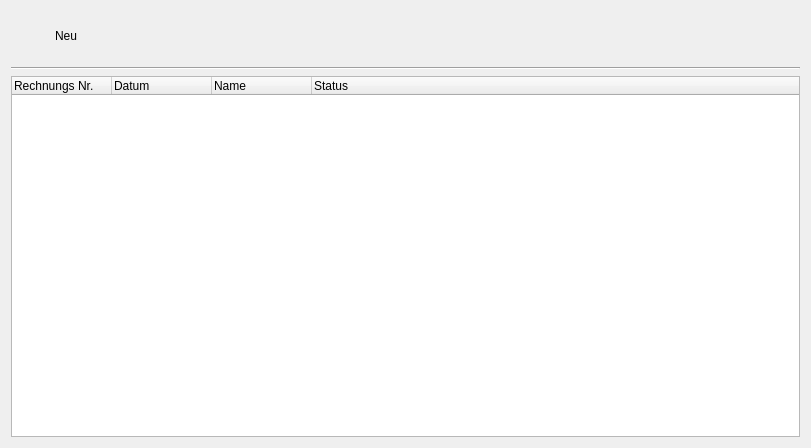
<?xml version="1.0" encoding="UTF-8"?>
<ui version="4.0">
 <class>Form</class>
 <widget class="QWidget" name="Form">
  <property name="geometry">
   <rect>
    <x>0</x>
    <y>0</y>
    <width>811</width>
    <height>448</height>
   </rect>
  </property>
  <property name="windowTitle">
   <string>Form</string>
  </property>
  <layout class="QVBoxLayout" name="verticalLayout">
   <item>
    <widget class="QToolButton" name="toolButton">
     <property name="minimumSize">
      <size>
       <width>110</width>
       <height>50</height>
      </size>
     </property>
     <property name="text">
      <string>      Neu      </string>
     </property>
     <property name="icon">
      <iconset resource="../../res.qrc">
       <normaloff>:/newPrefix/res/1318969217_stock_new-window.png</normaloff>:/newPrefix/res/1318969217_stock_new-window.png</iconset>
     </property>
     <property name="iconSize">
      <size>
       <width>40</width>
       <height>25</height>
      </size>
     </property>
     <property name="popupMode">
      <enum>QToolButton::DelayedPopup</enum>
     </property>
     <property name="toolButtonStyle">
      <enum>Qt::ToolButtonTextUnderIcon</enum>
     </property>
     <property name="autoRaise">
      <bool>true</bool>
     </property>
    </widget>
   </item>
   <item>
    <widget class="Line" name="line">
     <property name="orientation">
      <enum>Qt::Horizontal</enum>
     </property>
    </widget>
   </item>
   <item>
    <widget class="QTreeWidget" name="treeWidget">
     <column>
      <property name="text">
       <string>Rechnungs Nr.</string>
      </property>
     </column>
     <column>
      <property name="text">
       <string>Datum</string>
      </property>
     </column>
     <column>
      <property name="text">
       <string>Name</string>
      </property>
     </column>
     <column>
      <property name="text">
       <string>Status</string>
      </property>
     </column>
    </widget>
   </item>
  </layout>
 </widget>
 <resources>
  <include location="../../res.qrc"/>
 </resources>
 <connections/>
</ui>
